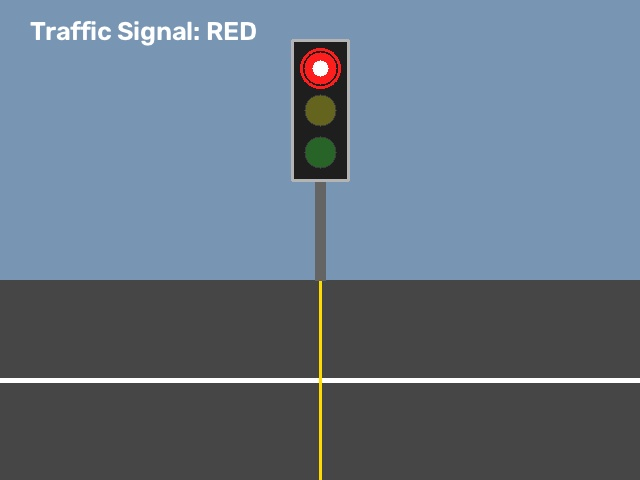
#> input picture VisionPort_Project/images/traffic_signal_red.jpg, 640 x 480 px, found by its file name
$ python task14_identify_traffic_signal.py
#> lines starting #> are read from the running program, lines starting #| are printed output that depends on the picture; after the words box and inside, x2 and y2 are one past the last pixel; in counts of white or black regions, pixels touching at a corner belong together
"""
Task 14: Identify traffic signal status (red, yellow, green).
Expected Output: Signal status detection
"""
import cv2
import os
import sys
import numpy as np
from ultralytics import YOLO

def detect_signal_state_hsv(image_bgr):
    """
    Analyze the dominant luminous color in a traffic light ROI using HSV color space.
    If full image is given, prioritize upper half / signal area where traffic lights reside.
    """
    h, w = image_bgr.shape[:2]
    # Restrict to upper 65% of the frame where traffic signals are mounted to avoid road markings
    roi = image_bgr[:int(h * 0.65), :]
    hsv = cv2.cvtColor(roi, cv2.COLOR_BGR2HSV)

    # Red mask (wraps around 0 and 180)
    lower_red1, upper_red1 = np.array([0, 120, 120]), np.array([10, 255, 255])
    lower_red2, upper_red2 = np.array([160, 120, 120]), np.array([180, 255, 255])
    mask_r1 = cv2.inRange(hsv, lower_red1, upper_red1)
    mask_r2 = cv2.inRange(hsv, lower_red2, upper_red2)
    mask_red = cv2.bitwise_or(mask_r1, mask_r2)

    # Yellow mask
    lower_yellow = np.array([18, 140, 140])
    upper_yellow = np.array([35, 255, 255])
    mask_yellow = cv2.inRange(hsv, lower_yellow, upper_yellow)

    # Green mask
    lower_green = np.array([45, 110, 110])
    upper_green = np.array([85, 255, 255])
    mask_green = cv2.inRange(hsv, lower_green, upper_green)

    count_red = int(cv2.countNonZero(mask_red))
    count_yellow = int(cv2.countNonZero(mask_yellow))
    count_green = int(cv2.countNonZero(mask_green))

    counts = {"RED": count_red, "YELLOW": count_yellow, "GREEN": count_green}
    dominant_state = max(counts, key=counts.get)
    total_active = sum(counts.values())

    color_map = {
        "RED": (0, 0, 255),
        "YELLOW": (0, 220, 255),
        "GREEN": (0, 240, 50),
        "UNKNOWN": (150, 150, 150)
    }

    if total_active < 30:
        return "UNKNOWN", color_map["UNKNOWN"], counts

    return dominant_state, color_map[dominant_state], counts

def identify_traffic_signal(image_path="images/traffic_signal_red.jpg", model_path="models/yolov8n.pt"):
#> called with image_path = 'images/traffic_signal_red.jpg', model_path = 'models/yolov8n.pt'
    print("=" * 60)
    print("VisionPort - Task 14: Traffic Signal Status Identification")
    print("=" * 60)

    if not os.path.exists(image_path):
        print(f"[ERROR] Image not found: {image_path}")
        return 1

    img = cv2.imread(image_path)
#> img is the input picture: shape (480, 640, 3); mean B, G, R 132.2, 116.6, 101.3
    if img is None:
        print(f"[ERROR] Could not decode image: {image_path}")
        return 1

    annotated = img.copy()
    h, w = img.shape[:2]
#> h = 480; w = 640

    state, bgr_color, counts = detect_signal_state_hsv(img)
#> in detect_signal_state_hsv, `roi = image_bgr[:int(h * 0.65), :]`:
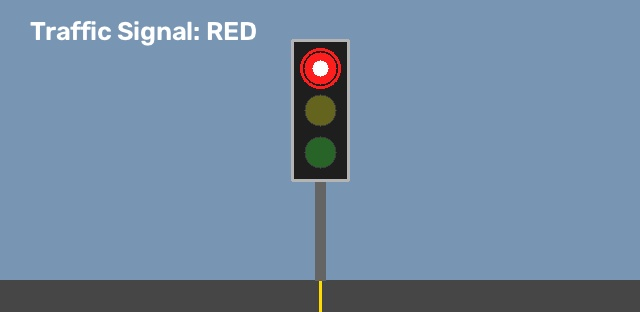
#> roi: shape (312, 640, 3); mean B, G, R 162.9, 138.3, 114.8
#> in detect_signal_state_hsv, `hsv = cv2.cvtColor(roi, cv2.COLOR_BGR2HSV)`: hsv: shape (312, 640, 3); mean H, S, V 93.8, 74.1, 164.6
#> in detect_signal_state_hsv, `mask_r1 = cv2.inRange(hsv, lower_red1, upper_red1)`:
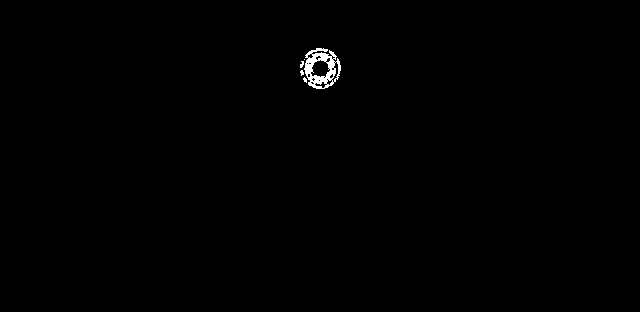
#> mask_r1: shape (312, 640); 0.4% white; 5 white regions (4 under 20 px), largest, box (x1, y1, x2, y2) and area: (304, 48, 341, 89) 750
#> in detect_signal_state_hsv, `mask_r2 = cv2.inRange(hsv, lower_red2, upper_red2)`:
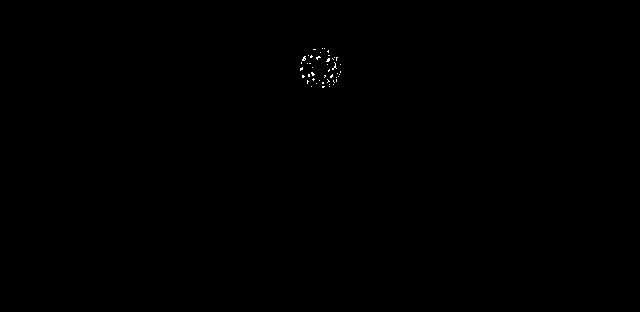
#> mask_r2: shape (312, 640); 0.09% white in thin lines or dots, all inside (x1, y1, x2, y2) = (300, 48, 341, 88)
#> in detect_signal_state_hsv, `mask_red = cv2.bitwise_or(mask_r1, mask_r2)`:
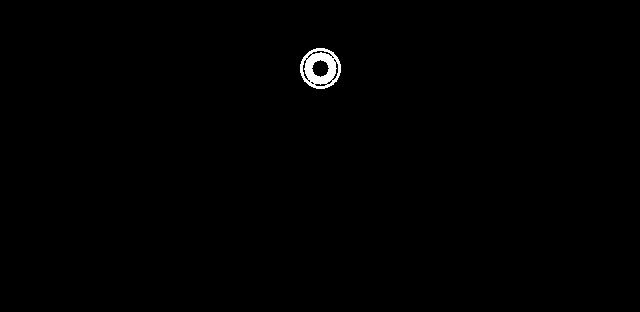
#> mask_red: shape (312, 640); 0.49% white; 1 white region, box (x1, y1, x2, y2) and area: (300, 48, 341, 89) 972
#> in detect_signal_state_hsv, `mask_yellow = cv2.inRange(hsv, lower_yellow, upper_yellow)`:
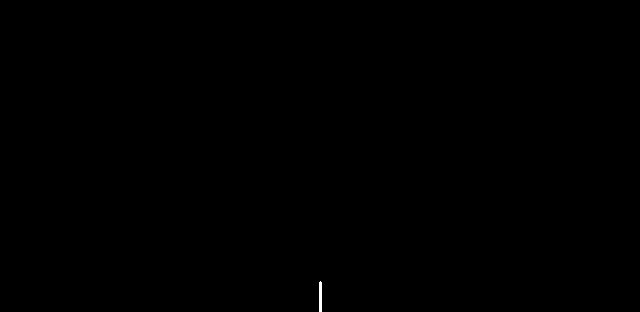
#> mask_yellow: shape (312, 640); 0.05% white; 1 white region, box (x1, y1, x2, y2) and area: (319, 281, 322, 312) 91
#> in detect_signal_state_hsv, `mask_green = cv2.inRange(hsv, lower_green, upper_green)`: mask_green: shape (312, 640); every value is 0
#> in detect_signal_state_hsv, `count_red = int(cv2.countNonZero(mask_red))`: count_red = 972
#> in detect_signal_state_hsv, `count_yellow = int(cv2.countNonZero(mask_yellow))`: count_yellow = 91
#> in detect_signal_state_hsv, `count_green = int(cv2.countNonZero(mask_green))`: count_green = 0
#> in detect_signal_state_hsv, `counts = {"RED": count_red, "YELLOW": count_yellow, "GREEN": count_gre..`: counts = {'RED': 972, 'YELLOW': 91, 'GREEN': 0}
#> in detect_signal_state_hsv, `dominant_state = max(counts, key=counts.get)`: dominant_state = 'RED'
#> in detect_signal_state_hsv, `total_active = sum(counts.values())`: total_active = 1063
#> state = 'RED'; bgr_color = (0, 0, 255); counts = {'RED': 972, 'YELLOW': 91, 'GREEN': 0}

    # Draw Traffic Signal HUD Card
    card_w, card_h = 320, 125
    cx, cy = 20, 20
    cv2.rectangle(annotated, (cx, cy), (cx + card_w, cy + card_h), (20, 20, 20), -1)
    cv2.rectangle(annotated, (cx, cy), (cx + card_w, cy + card_h), bgr_color, 2)

    cv2.putText(annotated, "TRAFFIC SIGNAL STATUS", (cx + 15, cy + 30),
                cv2.FONT_HERSHEY_SIMPLEX, 0.55, (255, 255, 255), 2)

    # Colored indicator light dot
    dot_x, dot_y = cx + 35, cy + 70
    cv2.circle(annotated, (dot_x, dot_y), 15, bgr_color, -1)
    cv2.circle(annotated, (dot_x, dot_y), 17, (255, 255, 255), 1)
#> annotated: shape (480, 640, 3); mean B, G, R 113.7, 101.1, 91.2

    cv2.putText(annotated, f"SIGNAL: {state}", (cx + 65, cy + 78),
                cv2.FONT_HERSHEY_DUPLEX, 0.75, bgr_color, 2)

    cv2.putText(annotated, f"Color Pixels - R: {counts['RED']} | Y: {counts['YELLOW']} | G: {counts['GREEN']}",
                (cx + 15, cy + 110), cv2.FONT_HERSHEY_SIMPLEX, 0.42, (180, 180, 180), 1)
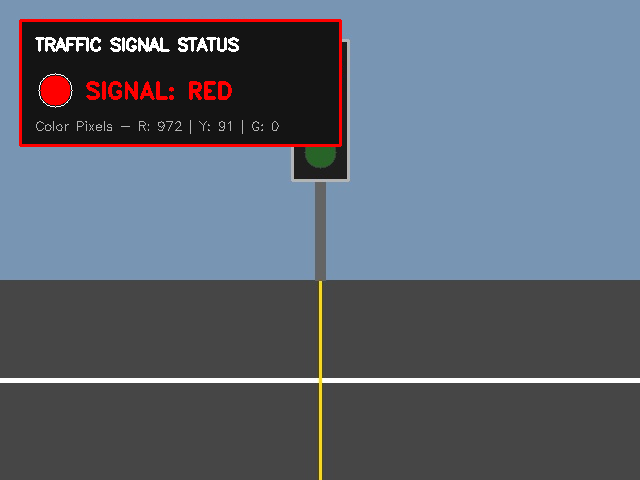
#> annotated: shape (480, 640, 3); mean B, G, R 113.8, 101.2, 92.5

    os.makedirs("outputs", exist_ok=True)
    out_path = "outputs/task14_signal_status.jpg"
    cv2.imwrite(out_path, annotated)

    print(f"Analyzed Image        : {image_path}")
    print(f"Detected Signal State : {state}")
#| Detected Signal State : RED
    print(f"Color Pixel Counts    : Red={counts['RED']}, Yellow={counts['YELLOW']}, Green={counts['GREEN']}")
#| Color Pixel Counts    : Red=972, Yellow=91, Green=0
    print(f"Output saved to       : {out_path}")
    print("-" * 60)
    print("Expected Output: Signal status detection [VERIFIED]")
    return 0

if __name__ == "__main__":
    src = sys.argv[1] if len(sys.argv) > 1 else "images/traffic_signal_red.jpg"
    sys.exit(identify_traffic_signal(image_path=src))
#> (the program exits here)
